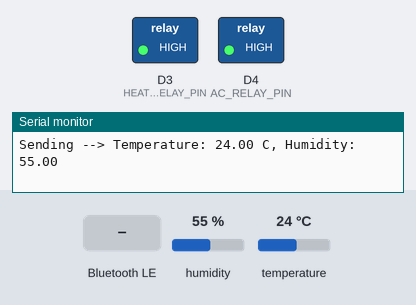
The sketch below on a simulated Arduino Nano 33 IoT. On the bench: switched loads named in the sketch (green lamp = pin HIGH), the last lines printed to the serial monitor. The inputs (shaded band) are chosen by the test bench; at power-on: humidity 55 %, temperature 24 °C. Nothing arrives over Bluetooth unless stated; a phone connects over Bluetooth LE 3 s after start.

Above: at 5.8 s.
5.9 s: Bluetooth LE write "AC_ON" received
At 8.2 s:
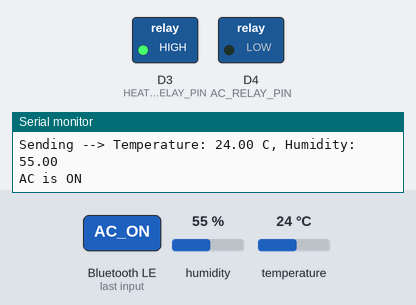
8.5 s: Bluetooth LE write "HEATER_ON" received
At 10.0 s:
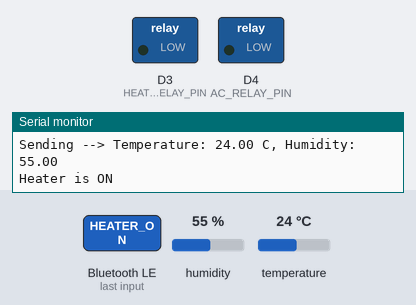
10.5 s: Bluetooth LE write "AC_OFF" received
At 11.8 s:
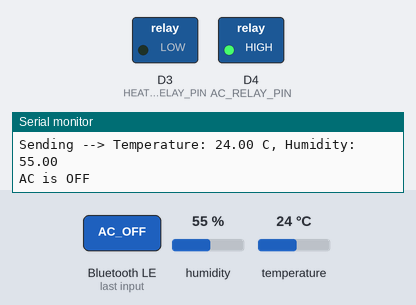
Timing chart, 0 to 13.5 s (numbered marks = the images above; inputs shaded):
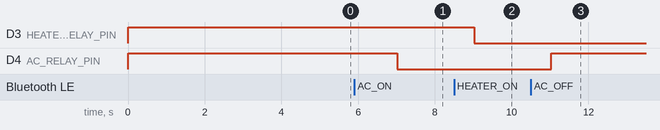

Measured:
- after the input at 5.9 s, D4 (AC_RELAY_PIN): HIGH → LOW after 1.1 s
- after the input at 8.5 s, D3 (HEATER_RELAY_PIN): HIGH → LOW after 0.52 s
- after the input at 10.5 s, D4 (AC_RELAY_PIN): LOW → HIGH after 0.53 s

The sketch:

Arduino.ino
```cpp
#include <ArduinoBLE.h>
#include <DHT.h>

//pin configurations
#define DHTPIN 2
#define DHTTYPE DHT22
DHT dht(DHTPIN, DHTTYPE);

#define AC_RELAY_PIN 4
#define HEATER_RELAY_PIN 3

//BLE Service and Characteristics
BLEService enviroService("180C");
BLEStringCharacteristic enviroDataCharacteristic("2A57", BLERead | BLENotify, 20);

BLEService controlService("180D");
BLEStringCharacteristic controlCharacteristic("2A58", BLEWrite, 20);

void setup()
{
  Serial.begin(9600);

  if (!BLE.begin()) {
    Serial.println("Starting BLE failed!");
    while (1);
  }

  BLE.setLocalName("EnviroSync");

  enviroService.addCharacteristic(enviroDataCharacteristic);
  controlService.addCharacteristic(controlCharacteristic);

  BLE.addService(enviroService);
  BLE.addService(controlService);

  //Advertising the Service
  BLE.advertise();
  Serial.println("Bluetooth device active, waiting for connections...");

  dht.begin();

  //Initialize relay pins
  pinMode(AC_RELAY_PIN, OUTPUT);
  pinMode(HEATER_RELAY_PIN, OUTPUT);

  //setting relay pins to HIGH (off)
  digitalWrite(AC_RELAY_PIN, HIGH);
  digitalWrite(HEATER_RELAY_PIN, HIGH);
}

void loop()
{
  BLEDevice central = BLE.central();

  if (central)
  {
    Serial.print("Connected to central: ");
    Serial.println(central.address());

    while (central.connected())
    {
      //1. Read and Send Sensor Data
      float temperature = dht.readTemperature();
      float humidity = dht.readHumidity();

      //Sending Data over BLE by writing value in characteristic
      if (!isnan(temperature) && !isnan(humidity))
      {
        String data = String(temperature) + "," + String(humidity);
        enviroDataCharacteristic.writeValue(data.c_str());
        Serial.print("Sending --> Temperature: ");
        Serial.print(temperature);
        Serial.print(" C, Humidity: ");
        Serial.println(humidity);
      } else
      {
        Serial.println("Reading from DHT sensor.");
      }

      //2. Check for Received Commands
      if (controlCharacteristic.written())
      {  //only act if a command was received or written in characteristic
        String command = controlCharacteristic.value();
        if (command == "AC_ON")
        {
          digitalWrite(AC_RELAY_PIN, LOW); //Turn AC ON
          Serial.println("AC is ON");
        } else if (command == "AC_OFF")
        {
          digitalWrite(AC_RELAY_PIN, HIGH); //Turn AC OFF
          Serial.println("AC is OFF");
        } else if (command == "HEATER_ON")
        {
          digitalWrite(HEATER_RELAY_PIN, LOW); //Turn Heater ON
          Serial.println("Heater is ON");
        } else if (command == "HEATER_OFF")
        {
          digitalWrite(HEATER_RELAY_PIN, HIGH); //Turn Heater OFF
          Serial.println("Heater is OFF");
        }
      }

      delay(2000);
    }

    Serial.print("Disconnected from central: ");
    Serial.println(central.address());
  }
}
```
